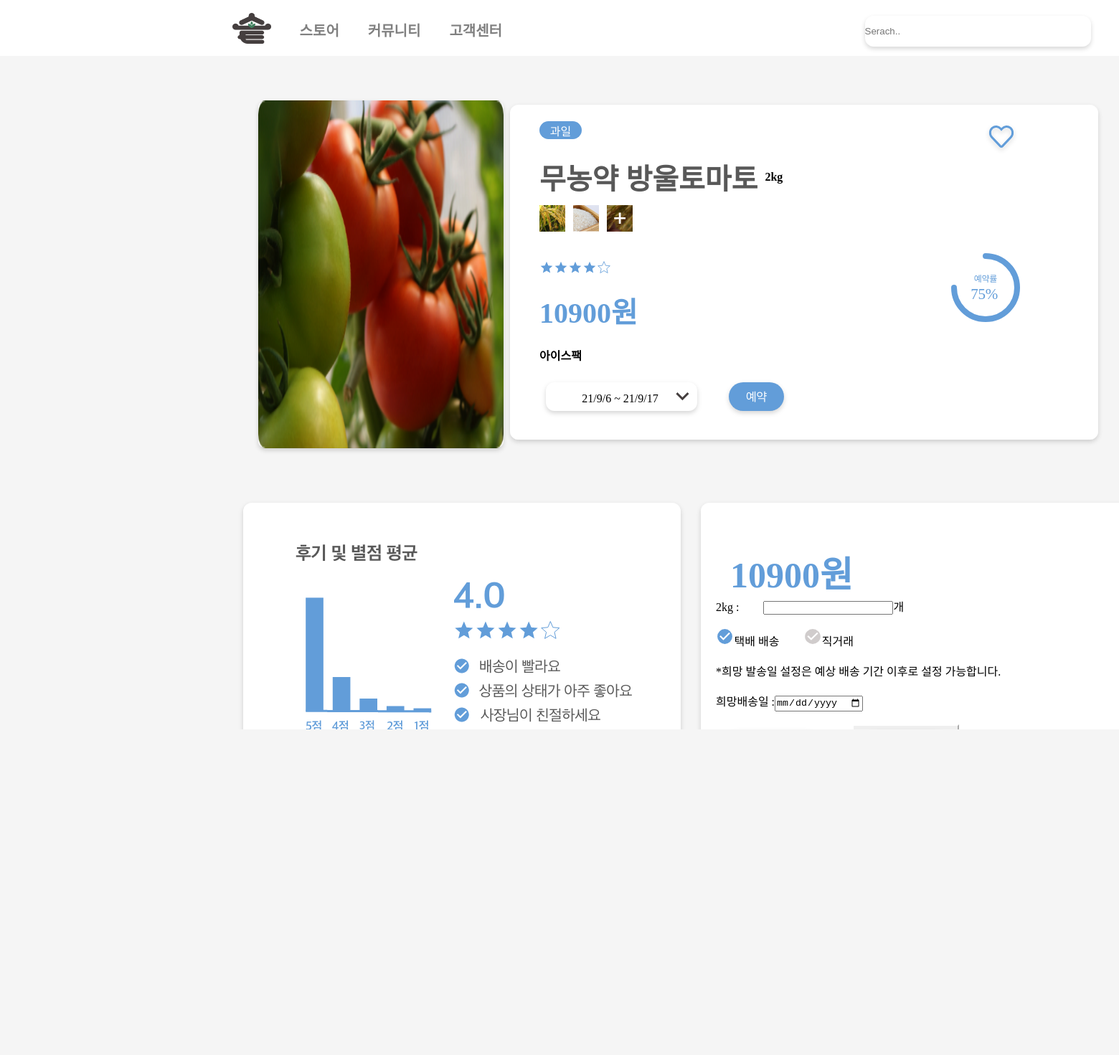
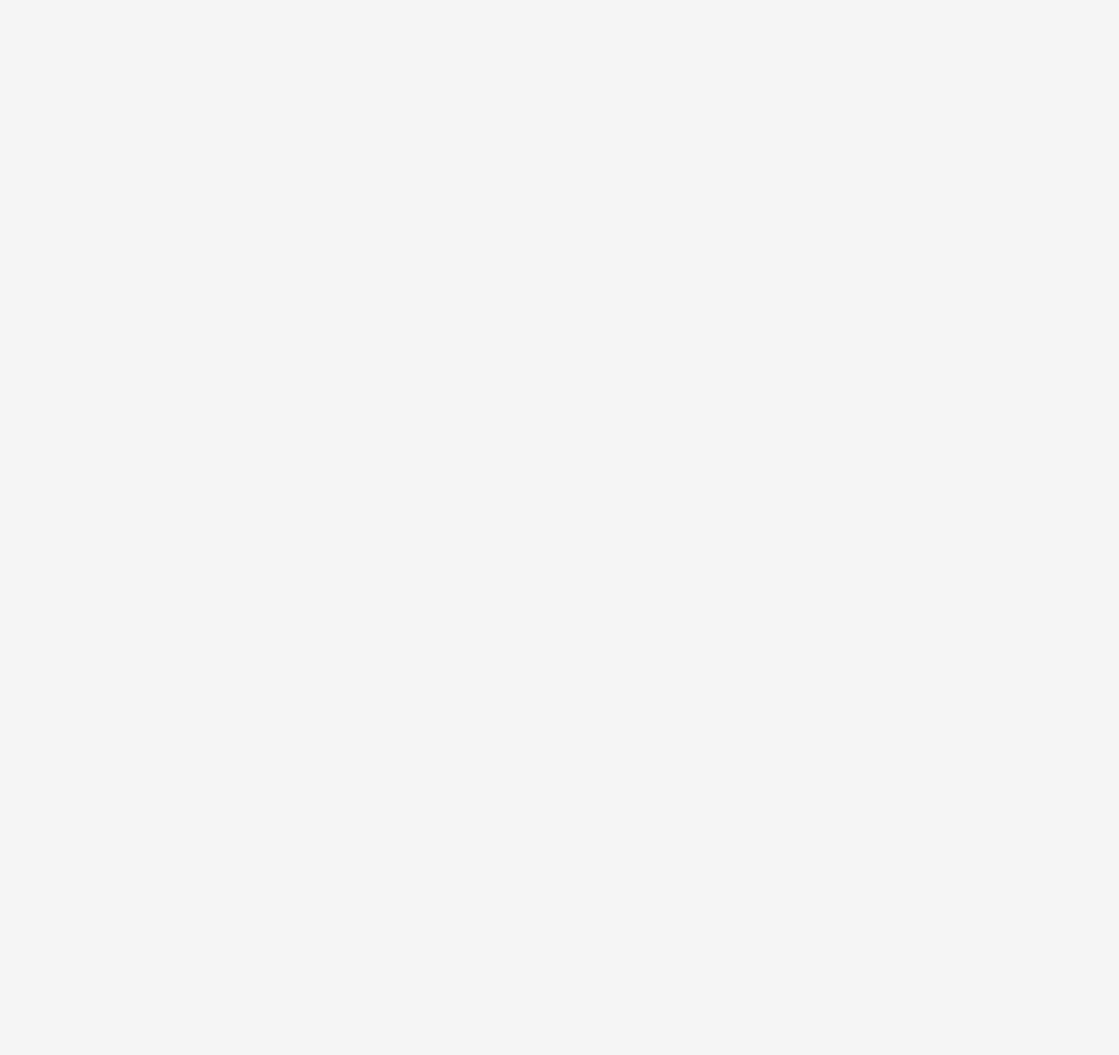
/detail/1, run on the app's committed database (2 pictures, top to bottom).
### ownerApp/models.py (models this page shows, shortened)
class Product(models.Model):
    store = models.ForeignKey(Store, on_delete=models.CASCADE)
    name =  models.CharField(max_length=30)
    price = models.IntegerField()
    intro = models.TextField()
    Thumbnail = models.ImageField(upload_to='thumimg', null=True)
    introImage = models.ImageField(upload_to='productimg', null=True)
    salesRate = models.IntegerField(default=0, null=True)
    category = models.CharField(max_length=30, null=True)
    expect = models.CharField(max_length=50, null=True)
    amount = models.CharField(max_length=30, null=True)
    expectD1 = models.DateField(null=True)
    expectD2 = models.DateField(null=True)
    deliveryD1 = models.DateField(null=True)
    deliveryD2 = models.DateField(null=True)
    deliveryOption =  models.CharField(max_length=30, null=True)
    region = models.CharField(max_length=50, null=True)
    age1_M_B = models.IntegerField(null=True, default=0)
    age1_M_W = models.IntegerField(null=True, default=0)
    age1_M_G = models.IntegerField(null=True, default=0)
    age1_W_B = models.IntegerField(null=True, default=0)
    age1_W_W = models.IntegerField(null=True, default=0)
    age1_W_G = models.IntegerField(null=True, default=0)
    age2_M_B = models.IntegerField(null=True, default=0)
    age2_M_W = models.IntegerField(null=True, default=0)
    age2_M_G = models.IntegerField(null=True, default=0)
    age2_W_B = models.IntegerField(null=True, default=0)
    age2_W_W = models.IntegerField(null=True, default=0)
    age2_W_G = models.IntegerField(null=True, default=0)
    age3_M_B = models.IntegerField(null=True, default=0)
    age3_M_W = models.IntegerField(null=True, default=0)
    age3_M_G = models.IntegerField(null=True, default=0)
    age3_W_B = models.IntegerField(null=True, default=0)
    age3_W_W = models.IntegerField(null=True, default=0)
    age3_W_G = models.IntegerField(null=True, default=0)
    age4_M_B = models.IntegerField(null=True, default=0)
    age4_M_W = models.IntegerField(null=True, default=0)
    age4_M_G = models.IntegerField(null=True, default=0)
    age4_W_B = models.IntegerField(null=True, default=0)
    age4_W_W = models.IntegerField(null=True, default=0)
    age4_W_G = models.IntegerField(null=True, default=0)

### userApp/views.py (the view)
# urls.py: path('detail/<int:pk>', views.detail, name='detail'),
def detail(request, pk):
    object = Product.objects.get(pk=pk)
    context={
        'object' : object,
    }
    return render(request, 'userApp/detail.html', context)

### userApp/templates/userApp/detail.html (shortened to what this page needs)
{% extends 'base2.html' %}
{% load static %}
{% block style %}
    <link rel="stylesheet" type="text/css" href="{% static 'userApp/detail.css' %}">
{% endblock %}
{% block content %}
    <div class="background">
        <div class="maininfocontainer">
            <div class="rice">
                {% if object.Thumbnail %}
                <img src="../../..{{object.Thumbnail.url}}" style="width: 100%;height: 100%;">
                {% else %}
                <img src="{% static 'img/ThumbnailSOT3.png' %}">
                {% endif %}
            </div>
            <div class="mainmaininfo">
                <div class="opt">
                    <div class="category">
                        {{object.category}}
                    </div>
                    <img src="{% static 'img/heart.svg' %}">
                </div>
                <div class="mainnames">
                    <div class="title_z">
                        <h1>{{ object.name }}</h1>
                   </div>
                   <b> {{object.amount}}</b>
                </div>
                <img src="{% static 'img/ththth.png' %}" style="padding-top: 10px;">
                <div class="mbinfo">
                    <div class="mbinfo2">
                        <img src="{% static 'img/star 8.svg' %}" style="width: 100px;">
                        <div class="price">
                            <h1>{{ object.price }}원</h1>
                       </div>
                       <b>{{object.deliveryOption}}</b>
                       <div class="mbinfo3">
                            <div class="reee">
                                {{object.deliveryD1  | date:'y/n/j' }} ~ {{object.deliveryD2 | date:'y/n/j' }}
                            </div>
                            <img src="{% static 'img/reserve short.png' %}">
                       </div>
                    </div>
                    <div class="reserve">
                        <img src="{% static 'img/75.svg' %}">
                   </div>
                </div>
            </div>
        </div>
        <div class="first">
            <ul class="three">
                <li><img src="{% static 'img/graph.png' %}">
                </li>
                <li>
                    <form action="{% url 'userApp:addCart' object.pk %}" method="POST">
                        <img src="{% static 'img/three square.svg' %}">
                        <h2>{{ object.price }}원</h2>
                        <span class="hot">{{object.amount}} : </span>
                        <span id="input_a"><input type="number" name="od_amount" min = 1 required>개</span><br><br>
                        <span><img src="{% static 'img/check_blue.svg' %}" alt="">택배 배송</span>
                        <span><img src="{% static 'img/check_gray.svg' %}">직거래</span><br><br>
                        <span>*희망 발송일 설정은 예상 배송 기간 이후로 설정 가능합니다.</span><br><br>
                        <span id="input_b">희망배송일 :<input type="date" name="od_date" min={{object.deliveryD1}}, max={{object.deliveryD2}} required> </span><br><br>
                        <span><img src="{% static 'img/reserve long.png' %}" alt="예약"></span>
                        <span><button type = submit style="border-color:white;"><img src="{% static 'img/cart button.png' %}" alt="장바구니"></button></span>
                    </form>
                </li>
            </ul>
        </div>
        <div class="second">
            <img src="{% static 'img/second.png' %}">
        </div>
        <div class="page">
            <img src="{% static 'img/page.png' %}">
        </div>
    </div>
{% endblock %}

### static/base2.css (style rules this page uses)
* { list-style:none; text-decoration:none; border-collapse:collapse; margin:0px; padding:0px; }

### userApp/static/userApp/detail.css (style rules this page uses)
.background { background-color:#F5F5F5; width: 1950px; height: 2632px; margin-top:-550px; }
.maininfocontainer { display: flex; justify-content: center; margin-top: 50px; }
.rice { border-radius: 10px; background-color: white; box-shadow: 0px 3px 6px #00000029; display: flex; justify-content: center; align-items: center; }
.mainmaininfo { display: flex; flex-direction: column; justify-content: center; align-items:flex-start; padding-left: 50px; background-image: url("../../../static/img/detailbase.svg"); background-repeat: no-repeat; width:838px; height:485px; }
.opt { display: flex; justify-content: space-between; width: 80%; }
.mainnames { display: flex; justify-content: center; align-items: center; }
.category { background-image: url("../../../static/img/optbutton.png"); width:59px; height: 25px; color: white; display: flex; justify-content: center; align-items: center; }
.title_z { color:#585858; font-size:20px; font:border; padding-right: 10px; }
.reee { background-image: url("../../../static/img/arrive.png"); background-repeat: no-repeat; width: 250px; display: flex; justify-content: center; align-items: center; padding-right: 30px; }
.price { color:#629dd9 ; font-size:20px; }
.mbinfo { display: flex; width: 80%; justify-content: space-between; padding-top: 30px; height: 50%; }
.mbinfo2 { display: flex; flex-direction: column; justify-content: space-around; width: 500px; }
.mbinfo3 { display: flex; width: 350px; justify-content: space-between; }
.three { display:flex; width:1240px; height:384px; }
.three>li { flex:1; height:384px; margin-top:70px; margin-right:10px; }
.three>li:not(:last-child) { margin-left:330px; }
.second { margin-left:330px; margin-top:120px; }
.page { margin-left:230px; margin-top:40px; }
.three h2 { color:#629dd9 ; font-size:50px; margin-top:-340px; margin-left:50px; }
#input_b { width: 164px; height: 50px; }
span { padding-left: 30px; }

### data on the page
Product: Thumbnail (picture), category "과일", name "무농약 방울토마토", amount "2kg", price "10900", deliveryOption "아이스팩", deliveryD1 "21/9/6", deliveryD2 "21/9/17"
